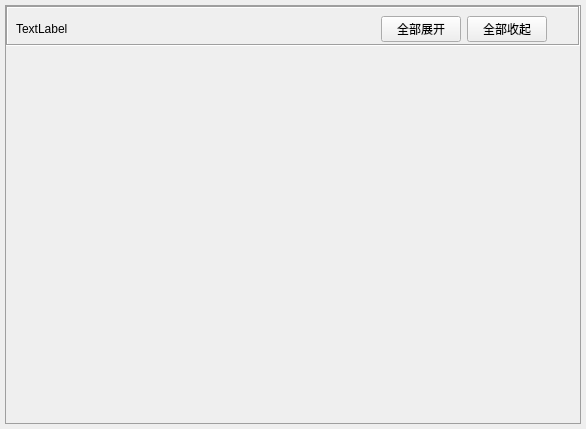
<?xml version="1.0" encoding="UTF-8"?>
<ui version="4.0">
 <class>CPnlStation</class>
 <widget class="QWidget" name="CPnlStation">
  <property name="geometry">
   <rect>
    <x>0</x>
    <y>0</y>
    <width>586</width>
    <height>429</height>
   </rect>
  </property>
  <property name="windowTitle">
   <string>Form</string>
  </property>
  <layout class="QVBoxLayout" name="verticalLayout">
   <property name="spacing">
    <number>0</number>
   </property>
   <property name="leftMargin">
    <number>5</number>
   </property>
   <property name="topMargin">
    <number>5</number>
   </property>
   <property name="rightMargin">
    <number>5</number>
   </property>
   <property name="bottomMargin">
    <number>5</number>
   </property>
   <item>
    <layout class="QHBoxLayout" name="horizontalLayout">
     <property name="spacing">
      <number>0</number>
     </property>
     <item>
      <widget class="QLabel" name="lblLeft">
       <property name="minimumSize">
        <size>
         <width>1</width>
         <height>0</height>
        </size>
       </property>
       <property name="maximumSize">
        <size>
         <width>1</width>
         <height>16777215</height>
        </size>
       </property>
       <property name="frameShape">
        <enum>QFrame::Box</enum>
       </property>
       <property name="frameShadow">
        <enum>QFrame::Raised</enum>
       </property>
       <property name="text">
        <string/>
       </property>
      </widget>
     </item>
     <item>
      <layout class="QVBoxLayout" name="verticalLayout_2">
       <property name="spacing">
        <number>0</number>
       </property>
       <item>
        <widget class="QLabel" name="lblTop">
         <property name="minimumSize">
          <size>
           <width>0</width>
           <height>1</height>
          </size>
         </property>
         <property name="maximumSize">
          <size>
           <width>16777215</width>
           <height>1</height>
          </size>
         </property>
         <property name="frameShape">
          <enum>QFrame::Box</enum>
         </property>
         <property name="frameShadow">
          <enum>QFrame::Raised</enum>
         </property>
         <property name="text">
          <string/>
         </property>
        </widget>
       </item>
       <item>
        <widget class="QFrame" name="frame">
         <property name="minimumSize">
          <size>
           <width>0</width>
           <height>40</height>
          </size>
         </property>
         <property name="maximumSize">
          <size>
           <width>16777215</width>
           <height>40</height>
          </size>
         </property>
         <property name="frameShape">
          <enum>QFrame::Box</enum>
         </property>
         <property name="frameShadow">
          <enum>QFrame::Sunken</enum>
         </property>
         <widget class="QWidget" name="layoutWidget">
          <property name="geometry">
           <rect>
            <x>10</x>
            <y>10</y>
            <width>531</width>
            <height>26</height>
           </rect>
          </property>
          <layout class="QHBoxLayout" name="horizontalLayout_2">
           <item>
            <widget class="QLabel" name="lblStationName">
             <property name="text">
              <string>TextLabel</string>
             </property>
            </widget>
           </item>
           <item>
            <spacer name="horizontalSpacer">
             <property name="orientation">
              <enum>Qt::Horizontal</enum>
             </property>
             <property name="sizeHint" stdset="0">
              <size>
               <width>22</width>
               <height>20</height>
              </size>
             </property>
            </spacer>
           </item>
           <item>
            <widget class="QPushButton" name="pushButton">
             <property name="text">
              <string>全部展开</string>
             </property>
             <property name="icon">
              <iconset resource="lanemonitor.qrc">
               <normaloff>:/Res/Gnome-Go-Bottom-32.png</normaloff>:/Res/Gnome-Go-Bottom-32.png</iconset>
             </property>
            </widget>
           </item>
           <item>
            <widget class="QPushButton" name="pushButton_2">
             <property name="text">
              <string>全部收起</string>
             </property>
             <property name="icon">
              <iconset resource="lanemonitor.qrc">
               <normaloff>:/Res/Gnome-Go-Last-32.png</normaloff>:/Res/Gnome-Go-Last-32.png</iconset>
             </property>
            </widget>
           </item>
          </layout>
         </widget>
        </widget>
       </item>
       <item>
        <spacer name="verticalSpacer">
         <property name="orientation">
          <enum>Qt::Vertical</enum>
         </property>
         <property name="sizeHint" stdset="0">
          <size>
           <width>20</width>
           <height>40</height>
          </size>
         </property>
        </spacer>
       </item>
       <item>
        <widget class="QLabel" name="lblBottom">
         <property name="minimumSize">
          <size>
           <width>0</width>
           <height>1</height>
          </size>
         </property>
         <property name="maximumSize">
          <size>
           <width>16777215</width>
           <height>1</height>
          </size>
         </property>
         <property name="frameShape">
          <enum>QFrame::Box</enum>
         </property>
         <property name="frameShadow">
          <enum>QFrame::Raised</enum>
         </property>
         <property name="text">
          <string/>
         </property>
        </widget>
       </item>
      </layout>
     </item>
     <item>
      <widget class="QLabel" name="lblRight">
       <property name="minimumSize">
        <size>
         <width>1</width>
         <height>0</height>
        </size>
       </property>
       <property name="maximumSize">
        <size>
         <width>1</width>
         <height>16777215</height>
        </size>
       </property>
       <property name="frameShape">
        <enum>QFrame::Box</enum>
       </property>
       <property name="frameShadow">
        <enum>QFrame::Raised</enum>
       </property>
       <property name="text">
        <string/>
       </property>
      </widget>
     </item>
    </layout>
   </item>
  </layout>
 </widget>
 <resources>
  <include location="lanemonitor.qrc"/>
 </resources>
 <connections/>
</ui>
